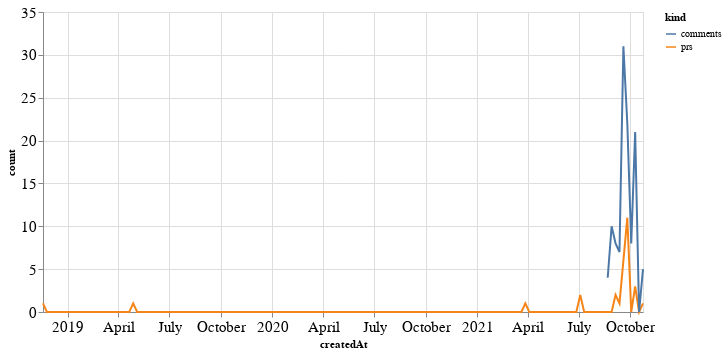

Notebook code for this chart:
### Code cell
alt.Chart(total_time, width=600).mark_line().encode(
    x='createdAt',
    y='count',
    color='kind'
)

### Figure 1 — Vega-Lite specification as saved in the notebook (floating-point values rounded to 4 significant figures; data arrays with more than 128 entries replaced by an {"elided": "..."} marker saying what was removed)
{"config": {"axisLeft": {"labelFontSize": 15}, "axisBottom": {"labelFontSize": 15}}, "data": {"name": "data-63067ed7510fa40650e8ba0679470f58"}, "mark": "line", "encoding": {"color": {"type": "nominal", "field": "kind"}, "x": {"type": "temporal", "field": "createdAt"}, "y": {"type": "quantitative", "field": "count"}}, "width": 600, "$schema": "https://vega.github.io/schema/vega-lite/v4.8.1.json", "datasets": {"data-63067ed7510fa40650e8ba0679470f58": {"elided": "308 records"}}}
